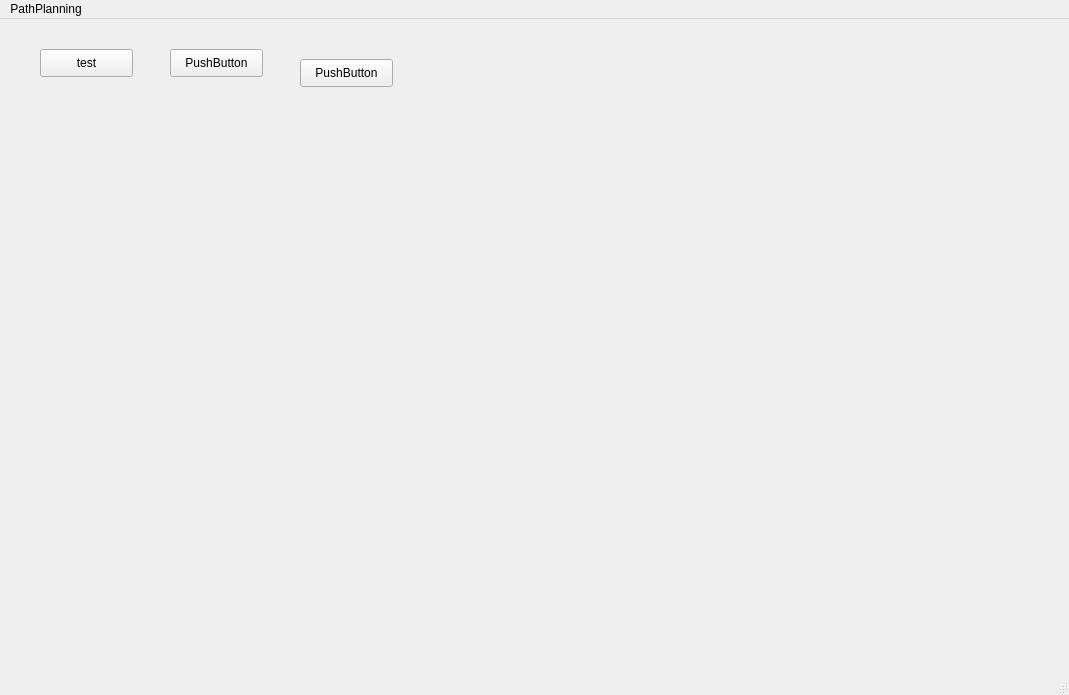
<?xml version="1.0" encoding="UTF-8"?>
<ui version="4.0">
 <class>MainWindow</class>
 <widget class="QMainWindow" name="MainWindow">
  <property name="geometry">
   <rect>
    <x>0</x>
    <y>0</y>
    <width>1069</width>
    <height>695</height>
   </rect>
  </property>
  <property name="windowTitle">
   <string>MainWindow</string>
  </property>
  <widget class="QWidget" name="centralwidget">
   <widget class="QPushButton" name="pushButton">
    <property name="geometry">
     <rect>
      <x>40</x>
      <y>30</y>
      <width>93</width>
      <height>28</height>
     </rect>
    </property>
    <property name="text">
     <string>test</string>
    </property>
   </widget>
   <widget class="QWidget" name="DrawArea" native="true">
    <property name="geometry">
     <rect>
      <x>40</x>
      <y>90</y>
      <width>971</width>
      <height>541</height>
     </rect>
    </property>
   </widget>
   <widget class="QPushButton" name="pushButton_2">
    <property name="geometry">
     <rect>
      <x>170</x>
      <y>30</y>
      <width>93</width>
      <height>28</height>
     </rect>
    </property>
    <property name="text">
     <string>PushButton</string>
    </property>
   </widget>
   <widget class="QPushButton" name="pushButton_3">
    <property name="geometry">
     <rect>
      <x>300</x>
      <y>40</y>
      <width>93</width>
      <height>28</height>
     </rect>
    </property>
    <property name="text">
     <string>PushButton</string>
    </property>
   </widget>
  </widget>
  <widget class="QMenuBar" name="menubar">
   <property name="geometry">
    <rect>
     <x>0</x>
     <y>0</y>
     <width>1069</width>
     <height>26</height>
    </rect>
   </property>
   <widget class="QMenu" name="menuPathPlanning">
    <property name="title">
     <string>PathPlanning</string>
    </property>
   </widget>
   <addaction name="menuPathPlanning"/>
  </widget>
  <widget class="QStatusBar" name="statusbar"/>
 </widget>
 <resources/>
 <connections>
  <connection>
   <sender>pushButton</sender>
   <signal>clicked()</signal>
   <receiver>MainWindow</receiver>
   <slot>close()</slot>
   <hints>
    <hint type="sourcelabel">
     <x>86</x>
     <y>69</y>
    </hint>
    <hint type="destinationlabel">
     <x>534</x>
     <y>347</y>
    </hint>
   </hints>
  </connection>
 </connections>
</ui>
